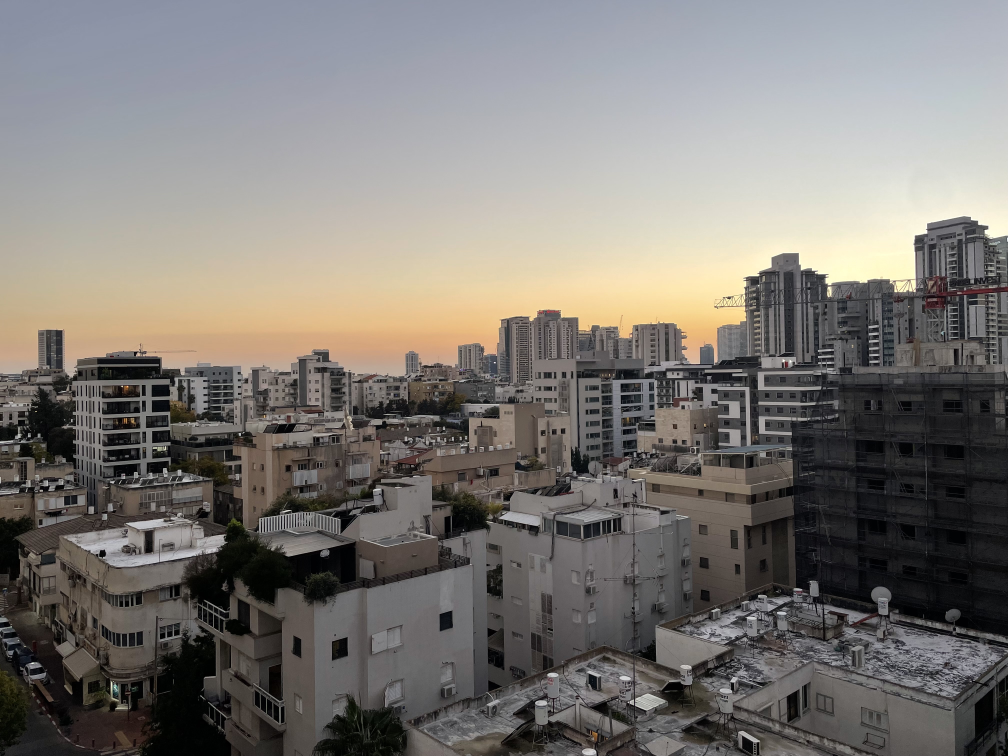
#> input picture src_test.jpg, 4032 x 3024 px (shown at 1/4 size)
$ python main.py
#> lines starting #> are read from the running program, lines starting #| are printed output that depends on the picture
### ex1_student_solution.py
"""Projective Homography and Panorama Solution."""
import matplotlib.pyplot as plt
import numpy as np

from typing import Tuple
from random import sample
from collections import namedtuple


from numpy.linalg import svd
from scipy.interpolate import griddata

import random

PadStruct = namedtuple('PadStruct',
                       ['pad_up', 'pad_down', 'pad_right', 'pad_left'])

class Solution:
    """Implement Projective Homography and Panorama Solution."""
    def __init__(self):
        pass

    # [505 lines left out: functions compute_homography_naive, compute_forward_homography_slow, compute_forward_homography_fast, test_homography, meet_the_model_points, compute_homography and 4 more, not called in this run]

### main.py
import time
import scipy.io
import matplotlib.pyplot as plt
import matplotlib.image as mpimg

from cv2 import resize, INTER_CUBIC
from matplotlib.patches import Circle

from ex1_student_solution import Solution


##########################################################
# Don't forget to fill in your IDs!!!
# students' IDs:
ID1 = '123456789'
ID2 = '987654321'
##########################################################


def tic():
    return time.time()


def toc(t):
    return float(tic()) - float(t)


# [123 lines left out: functions load_data, main, not called in this run]


def your_images_loader():
    src_img_test = mpimg.imread('src_test.jpg')
#> src_img_test is the input picture: shape (3024, 4032, 3); mean R, G, B 123.8, 120.2, 116.4
    dst_img_test = mpimg.imread('dst_test.jpg')
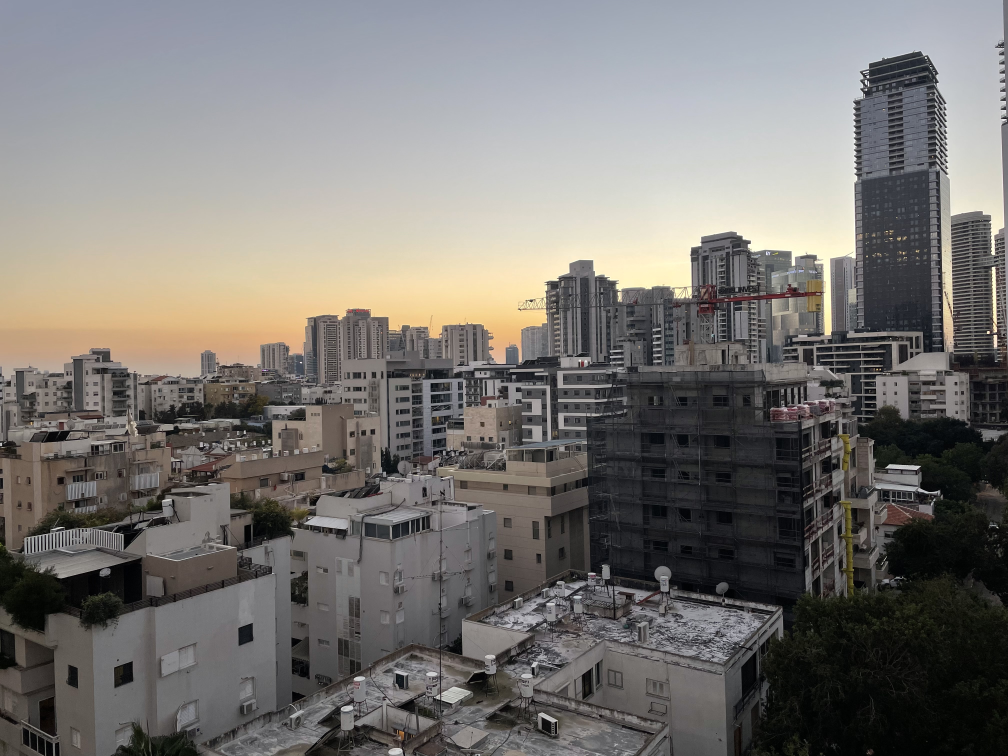
#> input picture dst_test.jpg, 4032 x 3024 px (shown at 1/4 size)
#> dst_img_test is the input picture: shape (3024, 4032, 3); mean R, G, B 120.4, 117.6, 114.7

    DECIMATION_FACTOR = 5.0
    src_img_test = resize(src_img_test,
                          dsize=(int(src_img_test.shape[1]/DECIMATION_FACTOR),
                                 int(src_img_test.shape[0]/DECIMATION_FACTOR)),
                          interpolation=INTER_CUBIC)
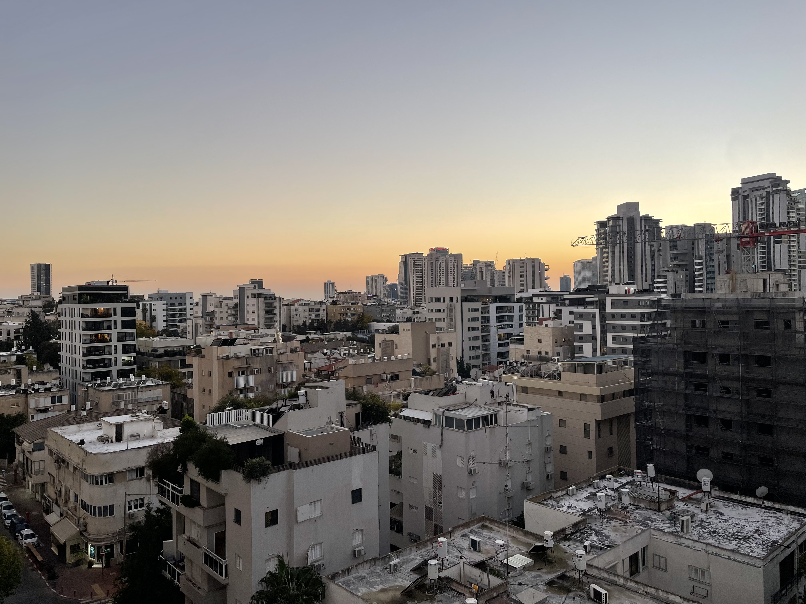
#> src_img_test: shape (604, 806, 3); mean R, G, B 123.8, 120.2, 116.4
    dst_img_test = resize(dst_img_test,
                          dsize=(int(dst_img_test.shape[1]/DECIMATION_FACTOR),
                                 int(dst_img_test.shape[0]/DECIMATION_FACTOR)),
                          interpolation=INTER_CUBIC)
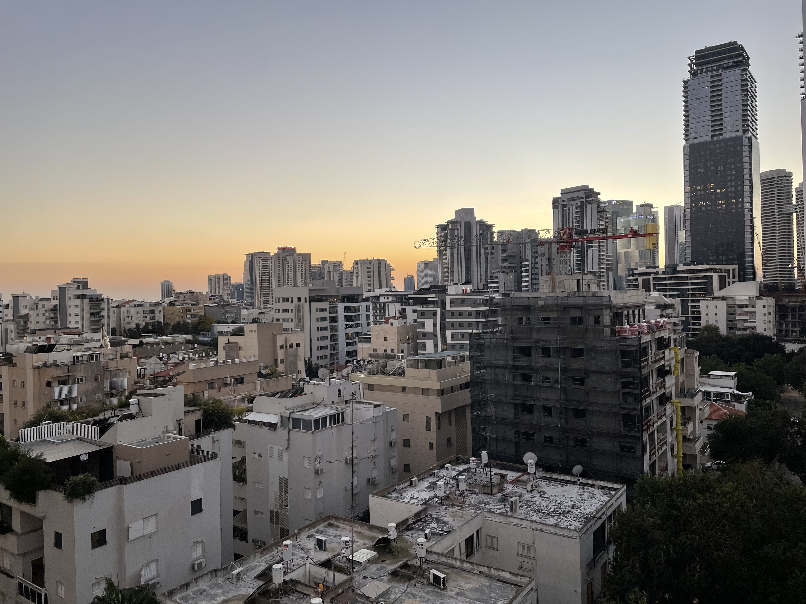
#> dst_img_test: shape (604, 806, 3); mean R, G, B 120.3, 117.6, 114.6

#> (the run stopped early here; a loop or call above may not have finished)
